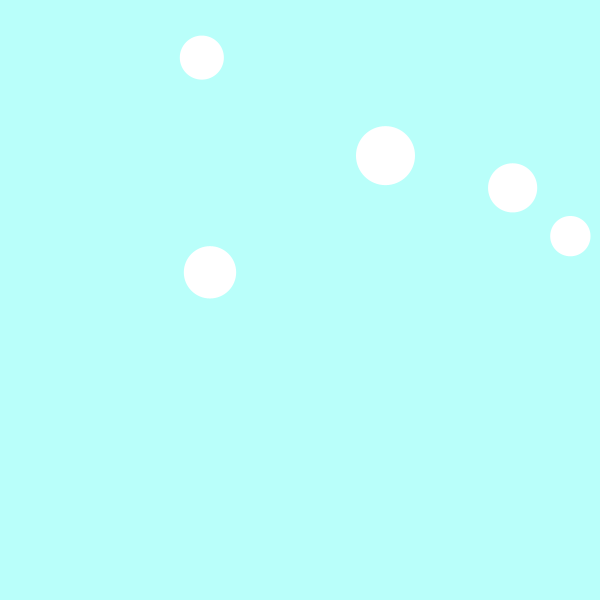
Frame 1 (no input)
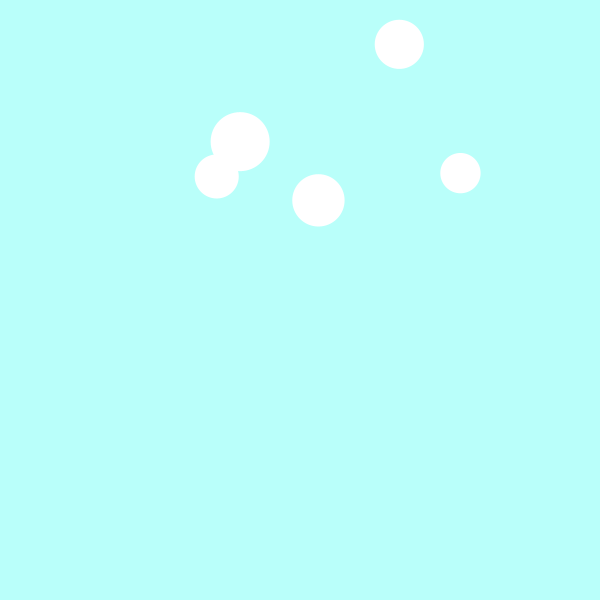
Frame 60 (the mouse pressed at the canvas centre just before this capture)
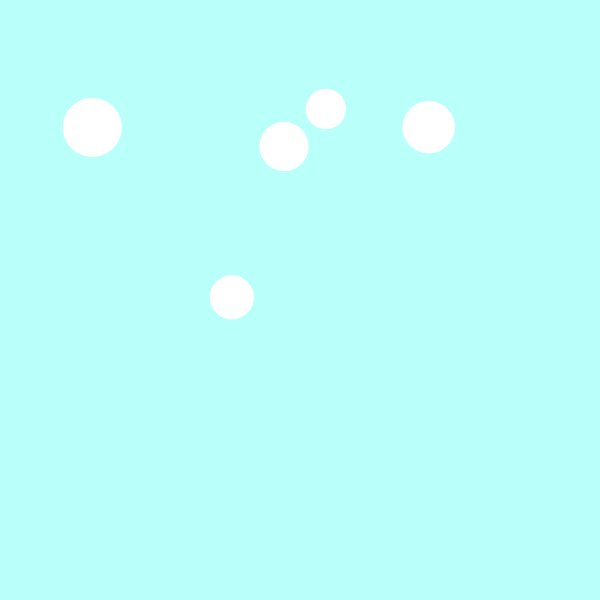
Frame 120 (the mouse held since frame 60 and released just before this capture)

The Processing sketch that drew these frames (run headless with seeded random() and noise(); from frame 60 on, the mouse is pressed at the canvas centre):

// Processing sketch: week4hw1
// ── week4hw1.pde
//Ball[] myBalls = {new Ball(100, 100, random(40, 80)), new Ball(400, 400, random(20, 30))}; 
Ball[] myBalls= new Ball[5];
void setup(){
  size(600, 600); 
  
  for(int i = 0; i<5; i++){
    myBalls[i] = new Ball(random(width), random(height), random(20, 30));
  }
}

void draw(){
  background(185,255,250); 
  
  for(int i = 0; i<myBalls.length;i++){//loops through the objects in the myBalls array
    myBalls[i].update(); 
    myBalls[i].display(); 
    myBalls[i].checkBoundaries();
    
      
    
  }
  myBalls[0].checkCollision(myBalls[1]); 
}

// ── ball.pde
//derived from Circle with Swapping Velocites, Ira Greenberg

class Ball{
  PVector position; 
  PVector velocity; 
  
  float size, mass; 
  
  Ball(float x, float y, float size){
    position = new PVector(x, y); 
    velocity = PVector.random2D(); //.random2D method generates a random 2dimensional vector
    //the value it returns is normalized, meaning only has direction with a unit value of 1
    
    velocity.mult(random(2,4)); //because the velocity vector only has direction, 
    //we multiple it by a random value between 2 and 4 to give it magnitude 
    
    this.size = size; 
    mass = size*.1; //assigning a mass to our ball that is 1/10 its radius
  }
  
  void update(){
    position.add(velocity); 
  }
  
  void checkBoundaries(){
    if(position.x> width-size || position.x<= size){
      velocity.x = -velocity.x; 
    }
    if(position.y> height-size || position.y<= size){
      velocity.y = -velocity.y; 
    }
  }
  
  void checkCollision(Ball otherB){
    PVector dist = PVector.sub(otherB.position, position); //calculating the 
    //distance between the ball instances by subtracting their position vectors
    
    float distMag = dist.mag(); // remember magnitude is the value of our 
    //vector without direction. think of it like the absolute value for your vector
    
   float minDist = size + otherB.size; //calculating the distance at which the balls will
   //be touching
   
   if(distMag < minDist){ //if the distance between our positions is less than the 
   //distance between the balls radii 
      float distCorrection = (minDist - distMag)/2; 
      //calculates how much we need to correct our vector vel by 
      //calculates the direction that our ball bounces in after collision 
      
      PVector d = dist.copy(); // 
      PVector correctionVector = d.normalize().mult(distCorrection); //multiples 
      //our original dist vector by the new direction the ball needs to move in 
      
      otherB.position.add(correctionVector); //adds our new calculated vector to the other b
      position.sub(correctionVector); //subtracts the corrected direction 
     
      float theta = dist.heading(); //method that calculates the angle of rotation of a vector in 2 dimensions
      
      PVector[] bTemp = {new PVector(), new PVector()}; //we set up an 
     // array to store the current value and previous value of our ball positions

      bTemp[1].x  = cos(theta) * dist.x + sin(theta) * dist.y;
      bTemp[1].y  = cos(theta) * dist.y - sin(theta) * dist.x;
      
      PVector[] vTemp = {new PVector(), new PVector()}; 
      //do the same with the velocity 
      
      vTemp[0].x = cos(theta)*velocity.x + sin(theta)*velocity.y; 
      vTemp[0].y = cos(theta)*velocity.y - sin(theta)*velocity.x; 
      vTemp[1].x = cos(theta)*otherB.velocity.x + sin(theta)*otherB.velocity.y; 
      vTemp[1].y = cos(theta)*otherB.velocity.y - sin(theta)*otherB.velocity.x; 
      
      
      //our final vel is based on the conservation of momentum 
      //the rate of change in momentum is equal and opposite
      
      //for two obejcts A & B: 
      //massA * change in Velocity A = -massB * change in Velocity of B
      //massA * (velFinalA - initialVelocityA) = massB * (velFinalB - initialVelocityB)
      PVector[] vFinal = {new PVector(), new PVector()};
      
      
      //solving for the final velocity of object a in our above equation 
      vFinal[0].x = ((mass - otherB.mass) * vTemp[0].x + 2 * otherB.mass * vTemp[1].x) / (mass + otherB.mass);
      vFinal[0].y = vTemp[0].y;

      // final rotated velocity for b[0]
      vFinal[1].x = ((otherB.mass - mass) * vTemp[1].x + 2 * mass * vTemp[0].x) / (mass + otherB.mass);
      vFinal[1].y = vTemp[1].y;

      // hack to avoid clumping
      bTemp[0].x += vFinal[0].x;
      bTemp[1].x += vFinal[1].x;


      // rotate balls
      PVector[] bFinal = { 
        new PVector(), new PVector()
      };

      bFinal[0].x = cos(theta) * bTemp[0].x - sin(theta) * bTemp[0].y;
      bFinal[0].y = cos(theta) * bTemp[0].y + sin(theta) * bTemp[0].x;
      bFinal[1].x = cos(theta) * bTemp[1].x - sin(theta) * bTemp[1].y;
      bFinal[1].y = cos(theta) * bTemp[1].y + sin(theta) * bTemp[1].x;

      // update balls to screen position
      otherB.position.x = position.x + bFinal[1].x;
      otherB.position.y = position.y + bFinal[1].y;

      position.add(bFinal[0]);

      // update velocities
      velocity.x = cos(theta) * vFinal[0].x - sin(theta) * vFinal[0].y;
      velocity.y = cos(theta) * vFinal[0].y + sin(theta) * vFinal[0].x;
      otherB.velocity.x = cos(theta) * vFinal[1].x - sin(theta) * vFinal[1].y;
      otherB.velocity.y = cos(theta) * vFinal[1].y + sin(theta) * vFinal[1].x;
    }
  }
  
  void display(){
    fill(255); 
    noStroke();
    ellipse(position.x, position.y, size*2, size*2); 
  }
} 
